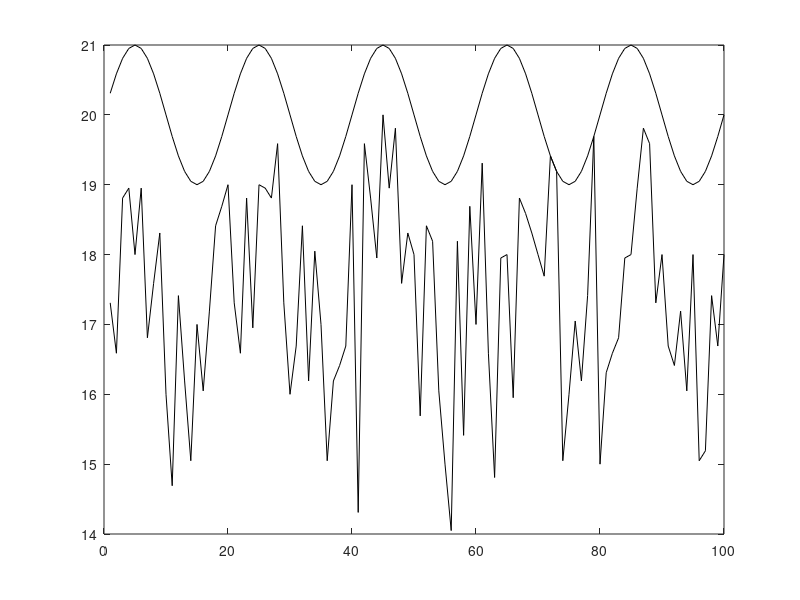

The MATLAB script that drew this image:
clear all
surfacelength=100
layer(1:surfacelength,1)=1:100
layer(1:surfacelength,2)=20

periodicity = 20;

% surface shape of sine
for i=1:surfacelength
   layer(i,2) = (sin(i.*2.*pi/periodicity))+20; 
end
figure;

plot (layer(1:surfacelength,2),'k')



surface=layer
surface(1:surfacelength,3)=0

% for x=1:100
% layer(1:surfacelength,2)=sin(x)
% end


a=1
b=100
cycles=10

for j=1:cycles
for m=1:surfacelength
      Z=a+(b-a).*rand(1,1);
             if Z>50
                surface(m,3)=1
             else 
                surface(m,3)=0
             end
end



for n=1:surfacelength
      Z=a+(b-a).*rand(1,1);
             if Z>50
                 if surface(n,3)==1
                    surface(n,3)=2
                 end
            
             end
end

for o=1:surfacelength
    if surface(o,3)==2
        surface(o,2)= surface(o,2)-1
        surface(o,3)=0
    end
end

%          sideetching with a chance of 20% in the picture

% right side

        for j=2:surfacelength-1
         Er=a+(b-a).*rand(1,1);
             if Er>75
                layer(j+1,2)=layer(j+1,2)-1
             end
        end

% left side
        for k=2:surfacelength
            
         El=a+(b-a).*rand(1,1);
             if El>75
                  layer(k-1,2)=layer(k-1,2)-1
             end
        end

 layer=surface(1:100,1:2)
hold on
end


plot (layer(1:surfacelength,2),'k')


